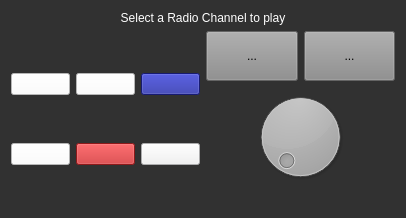
<?xml version="1.0" encoding="UTF-8"?>
<ui version="4.0">
 <class>Widget</class>
 <widget class="QWidget" name="Widget">
  <property name="windowModality">
   <enum>Qt::NonModal</enum>
  </property>
  <property name="geometry">
   <rect>
    <x>0</x>
    <y>0</y>
    <width>406</width>
    <height>218</height>
   </rect>
  </property>
  <property name="sizePolicy">
   <sizepolicy hsizetype="Fixed" vsizetype="Fixed">
    <horstretch>0</horstretch>
    <verstretch>0</verstretch>
   </sizepolicy>
  </property>
  <property name="minimumSize">
   <size>
    <width>406</width>
    <height>218</height>
   </size>
  </property>
  <property name="maximumSize">
   <size>
    <width>406</width>
    <height>218</height>
   </size>
  </property>
  <property name="windowTitle">
   <string>Radio Player</string>
  </property>
  <property name="windowIcon">
   <iconset resource="buttons.qrc">
    <normaloff>:/buttons/icon.png</normaloff>:/buttons/icon.png</iconset>
  </property>
  <property name="styleSheet">
   <string notr="true">background-color: rgb(49, 49, 49);</string>
  </property>
  <layout class="QGridLayout" name="gridLayout">
   <property name="sizeConstraint">
    <enum>QLayout::SetNoConstraint</enum>
   </property>
   <item row="5" column="0">
    <layout class="QHBoxLayout" name="horizontalLayout">
     <item>
      <layout class="QGridLayout" name="gridLayout_2">
       <item row="0" column="0">
        <widget class="QPushButton" name="ShemsButton">
         <property name="toolTip">
          <string>Shems FM</string>
         </property>
         <property name="whatsThis">
          <string>&lt;html&gt;&lt;head/&gt;&lt;body&gt;&lt;p&gt;shemsfm.png&lt;/p&gt;&lt;/body&gt;&lt;/html&gt;</string>
         </property>
         <property name="styleSheet">
          <string notr="true">background-color: rgb(255, 255, 255);</string>
         </property>
         <property name="text">
          <string/>
         </property>
         <property name="icon">
          <iconset resource="buttons.qrc">
           <normaloff>:/buttons/shemsfm.png</normaloff>:/buttons/shemsfm.png</iconset>
         </property>
         <property name="iconSize">
          <size>
           <width>75</width>
           <height>75</height>
          </size>
         </property>
        </widget>
       </item>
       <item row="0" column="1">
        <widget class="QPushButton" name="IfmButton">
         <property name="toolTip">
          <string>IFM FM</string>
         </property>
         <property name="whatsThis">
          <string>&lt;html&gt;&lt;head/&gt;&lt;body&gt;&lt;p&gt;IFM.png&lt;/p&gt;&lt;p&gt;&lt;br/&gt;&lt;/p&gt;&lt;/body&gt;&lt;/html&gt;</string>
         </property>
         <property name="styleSheet">
          <string notr="true">background-color: rgb(255, 255, 255);</string>
         </property>
         <property name="text">
          <string/>
         </property>
         <property name="icon">
          <iconset resource="buttons.qrc">
           <normaloff>:/buttons/IFM.png</normaloff>:/buttons/IFM.png</iconset>
         </property>
         <property name="iconSize">
          <size>
           <width>75</width>
           <height>75</height>
          </size>
         </property>
        </widget>
       </item>
       <item row="1" column="1">
        <widget class="QPushButton" name="JeunesButton">
         <property name="toolTip">
          <string>JEUNES FM</string>
         </property>
         <property name="whatsThis">
          <string>&lt;html&gt;&lt;head/&gt;&lt;body&gt;&lt;p&gt;jeunes.png&lt;/p&gt;&lt;/body&gt;&lt;/html&gt;</string>
         </property>
         <property name="styleSheet">
          <string notr="true">background-color: rgb(198, 35, 36);</string>
         </property>
         <property name="text">
          <string/>
         </property>
         <property name="icon">
          <iconset resource="buttons.qrc">
           <normaloff>:/buttons/jeunes.png</normaloff>:/buttons/jeunes.png</iconset>
         </property>
         <property name="iconSize">
          <size>
           <width>75</width>
           <height>75</height>
          </size>
         </property>
        </widget>
       </item>
       <item row="0" column="2">
        <widget class="QPushButton" name="JawharaButton">
         <property name="toolTip">
          <string>JAWHARA FM</string>
         </property>
         <property name="whatsThis">
          <string>&lt;html&gt;&lt;head/&gt;&lt;body&gt;&lt;p&gt;jawharafm.png&lt;/p&gt;&lt;/body&gt;&lt;/html&gt;</string>
         </property>
         <property name="styleSheet">
          <string notr="true">background-color: rgb(32, 38, 160);</string>
         </property>
         <property name="text">
          <string/>
         </property>
         <property name="icon">
          <iconset resource="buttons.qrc">
           <normaloff>:/buttons/jawharafm.png</normaloff>:/buttons/jawharafm.png</iconset>
         </property>
         <property name="iconSize">
          <size>
           <width>75</width>
           <height>75</height>
          </size>
         </property>
        </widget>
       </item>
       <item row="1" column="0">
        <widget class="QPushButton" name="MonastirButton">
         <property name="toolTip">
          <string>MonastirFm</string>
         </property>
         <property name="whatsThis">
          <string>&lt;html&gt;&lt;head/&gt;&lt;body&gt;&lt;p&gt;monastir.png&lt;/p&gt;&lt;/body&gt;&lt;/html&gt;</string>
         </property>
         <property name="styleSheet">
          <string notr="true">background-color: rgb(255, 255, 255);</string>
         </property>
         <property name="text">
          <string/>
         </property>
         <property name="icon">
          <iconset resource="buttons.qrc">
           <normaloff>:/buttons/monastir.png</normaloff>:/buttons/monastir.png</iconset>
         </property>
         <property name="iconSize">
          <size>
           <width>75</width>
           <height>75</height>
          </size>
         </property>
        </widget>
       </item>
       <item row="1" column="2">
        <widget class="QPushButton" name="NationalButton">
         <property name="toolTip">
          <string>National FM</string>
         </property>
         <property name="whatsThis">
          <string>&lt;html&gt;&lt;head/&gt;&lt;body&gt;&lt;p&gt;National.png&lt;/p&gt;&lt;/body&gt;&lt;/html&gt;</string>
         </property>
         <property name="styleSheet">
          <string notr="true">background-color: rgb(241, 241, 242);</string>
         </property>
         <property name="text">
          <string/>
         </property>
         <property name="icon">
          <iconset resource="buttons.qrc">
           <normaloff>:/buttons/National.png</normaloff>:/buttons/National.png</iconset>
         </property>
         <property name="iconSize">
          <size>
           <width>75</width>
           <height>75</height>
          </size>
         </property>
        </widget>
       </item>
      </layout>
     </item>
     <item>
      <layout class="QVBoxLayout" name="control_btn_wrapper">
       <property name="sizeConstraint">
        <enum>QLayout::SetFixedSize</enum>
       </property>
       <item>
        <layout class="QHBoxLayout" name="prev_stop_next_wrapper">
         <item>
          <widget class="QToolButton" name="btn_play">
           <property name="sizePolicy">
            <sizepolicy hsizetype="Ignored" vsizetype="MinimumExpanding">
             <horstretch>0</horstretch>
             <verstretch>0</verstretch>
            </sizepolicy>
           </property>
           <property name="toolTip">
            <string>Play</string>
           </property>
           <property name="styleSheet">
            <string notr="true">background-color: rgb(140, 140, 140);</string>
           </property>
           <property name="text">
            <string>...</string>
           </property>
           <property name="icon">
            <iconset resource="buttons.qrc">
             <normaloff>:/buttons/play.png</normaloff>:/buttons/play.png</iconset>
           </property>
          </widget>
         </item>
         <item>
          <widget class="QToolButton" name="btn_stop">
           <property name="sizePolicy">
            <sizepolicy hsizetype="Ignored" vsizetype="MinimumExpanding">
             <horstretch>0</horstretch>
             <verstretch>0</verstretch>
            </sizepolicy>
           </property>
           <property name="toolTip">
            <string>Stop</string>
           </property>
           <property name="styleSheet">
            <string notr="true">background-color: rgb(140, 140, 140);</string>
           </property>
           <property name="text">
            <string>...</string>
           </property>
           <property name="icon">
            <iconset resource="buttons.qrc">
             <normaloff>:/buttons/stop.png</normaloff>:/buttons/stop.png</iconset>
           </property>
          </widget>
         </item>
        </layout>
       </item>
       <item>
        <layout class="QHBoxLayout" name="playpause_wrapper"/>
       </item>
       <item>
        <widget class="QDial" name="volumedial">
         <property name="sizePolicy">
          <sizepolicy hsizetype="Ignored" vsizetype="MinimumExpanding">
           <horstretch>0</horstretch>
           <verstretch>0</verstretch>
          </sizepolicy>
         </property>
         <property name="maximum">
          <number>100</number>
         </property>
        </widget>
       </item>
       <item>
        <widget class="QLabel" name="volumeLabel">
         <property name="styleSheet">
          <string notr="true">color: rgb(255, 255, 255);</string>
         </property>
         <property name="text">
          <string/>
         </property>
         <property name="alignment">
          <set>Qt::AlignCenter</set>
         </property>
        </widget>
       </item>
      </layout>
     </item>
    </layout>
   </item>
   <item row="3" column="0">
    <widget class="QLabel" name="statuslabel">
     <property name="font">
      <font>
       <weight>50</weight>
       <bold>false</bold>
      </font>
     </property>
     <property name="styleSheet">
      <string notr="true">color: rgb(255, 255, 255);</string>
     </property>
     <property name="text">
      <string>Select a Radio Channel to play</string>
     </property>
     <property name="alignment">
      <set>Qt::AlignCenter</set>
     </property>
    </widget>
   </item>
  </layout>
 </widget>
 <layoutdefault spacing="6" margin="11"/>
 <resources>
  <include location="buttons.qrc"/>
 </resources>
 <connections/>
</ui>
